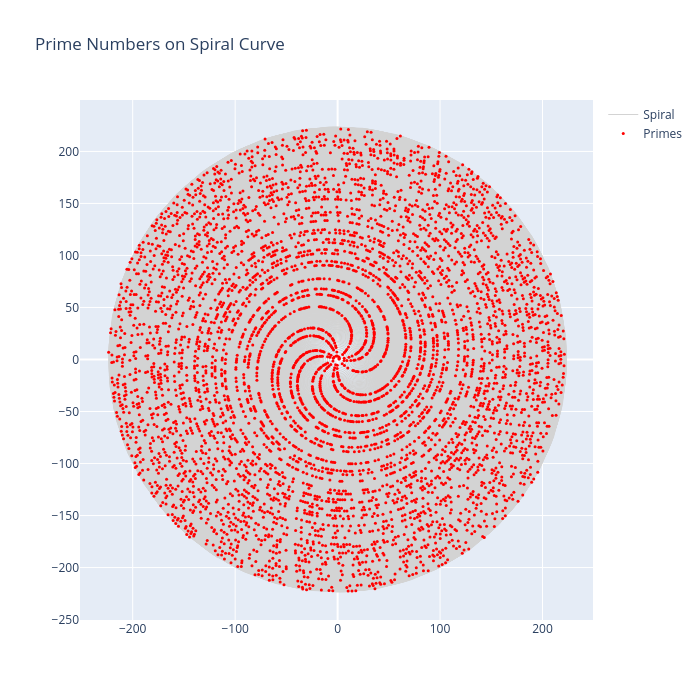

The cell this chart's notebook holds for it:
### Code cell
import plotly.graph_objects as go
import numpy as np
n= 50000
primes_subset = primes[primes <= n]
numbers = np.arange(1, n + 1)
prime_mask = np.isin(numbers, primes_subset)


theta = numbers * 0.15   
r     = np.sqrt(numbers)
x     = r * np.cos(theta)
y     = r * np.sin(theta)

# ── figure ────────────────────────────────────────────────────
fig = go.Figure()

fig.add_trace(go.Scatter(
    x=x, y=y,
    mode="lines",
    line=dict(color="lightgray", width=1),
    name="Spiral",
))

fig.add_trace(go.Scatter(
    x=x[prime_mask], y=y[prime_mask],
    mode="markers",
    marker=dict(size=3, color="red"),
    name="Primes",
))

fig.update_layout(
    title="Prime Numbers on Spiral Curve",
    height=700,
    width=700,
)

fig.show()

### Figure 1 — Plotly figure (JSON) as saved in the notebook; plotly's stock layout.template omitted (floating-point values rounded to 4 significant figures; data arrays with more than 128 entries replaced by an {"elided": "..."} marker saying what was removed)
{"data": [{"line": {"color": "lightgray", "width": 1}, "mode": "lines", "name": "Spiral", "type": "scatter", "x": {"elided": "50000 float values"}, "y": {"elided": "50000 float values"}}, {"marker": {"color": "red", "size": 3}, "mode": "markers", "name": "Primes", "type": "scatter", "x": {"elided": "5133 float values"}, "y": {"elided": "5133 float values"}}], "layout": {"height": 700, "title": {"text": "Prime Numbers on Spiral Curve"}, "width": 700}}
